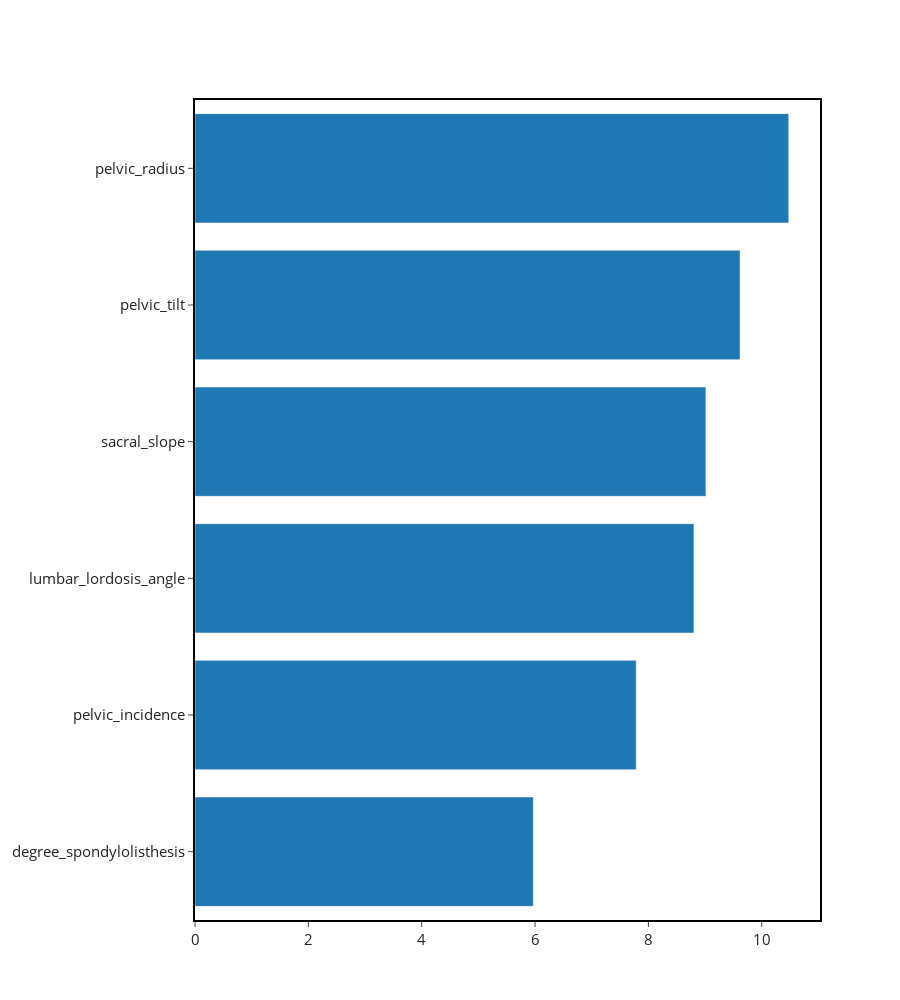

Notebook source saved alongside this figure:
### Markdown cell above
##### FEATURE IMPORTANCE RANKING

### Code cell
explainer.plot_feature_importance_ranking()

### Figure 1 — Plotly figure (JSON) as saved in the notebook; plotly's stock layout.template omitted (floating-point values rounded to 4 significant figures)
{"data": [{"orientation": "h", "showlegend": false, "type": "bar", "x": [7.785, 9.617, 8.804, 9.015, 10.48, 5.97], "y": ["pelvic_incidence", "pelvic_tilt", "lumbar_lordosis_angle", "sacral_slope", "pelvic_radius", "degree_spondylolisthesis"]}], "layout": {"font": {"size": 15}, "height": 1000, "width": 900, "xaxis": {"linecolor": "black", "linewidth": 2, "mirror": true, "showgrid": false, "showline": true, "ticks": "outside", "zerolinecolor": "grey", "zerolinewidth": 1}, "yaxis": {"categoryorder": "total ascending", "linecolor": "black", "linewidth": 2, "mirror": true, "showline": true}}}
